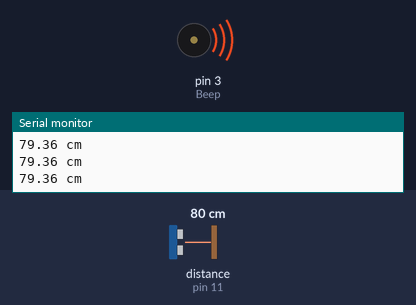
Bench run of a sketch on a simulated Arduino Pro Mini, built with avr-gcc and run on an emulated ATmega328P. On the bench: buzzer (waves = sounding), the last lines printed to the serial monitor. Wiring (inferred from the names in the program): ultrasonic range finder: trigger pin 10; echo pin 11. The inputs (shaded band) are chosen by the test bench; at power-on: distance to the obstacle (sensor on pin 11) 80 cm. The echo pulse lasts 58.3 µs per cm.

Above: at 1.2 s.
1.3 s: distance to the obstacle (sensor on pin 11) set to 199 cm
4.3 s: distance to the obstacle (sensor on pin 11) set to 206 cm
At 4.7 s:
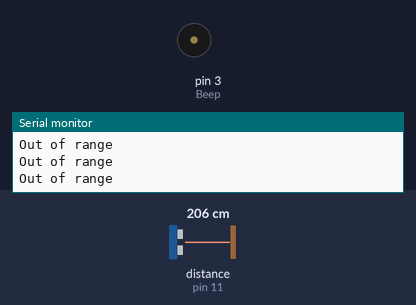
6.4 s: distance to the obstacle (sensor on pin 11) set to 18 cm
At 6.95 s:
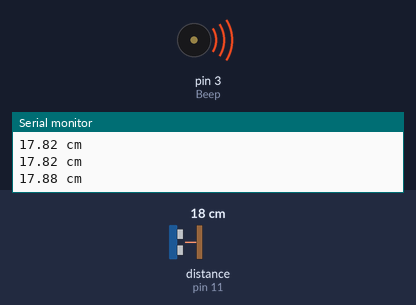
9.4 s: distance to the obstacle (sensor on pin 11) set to 250 cm
At 10.6 s:
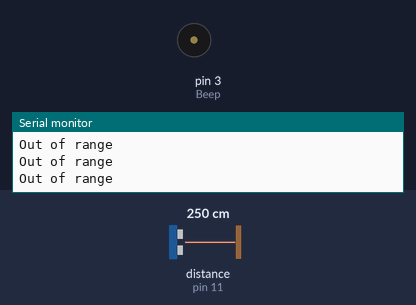
10.9 s: distance to the obstacle (sensor on pin 11) set to 2 cm
At 11.42 s:
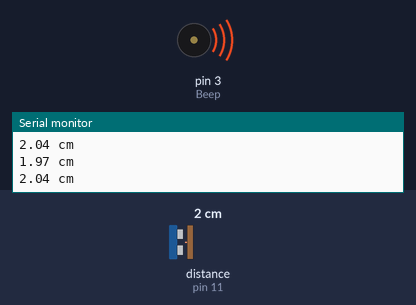
Timing chart, 0 to 13.9 s (numbered marks = the images above; inputs shaded):
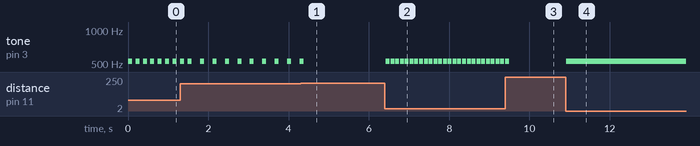

The sketch:

5down32.ino
```cpp
/*
Single Supply Logic Level Converter Hookup Guide

This project will beep continuosly with a frequency proportional
to distance. As objects get closer, the beep gets faster.

Hardware:
 HC-SR04 Ultrasonic Sensor
 Arduino Pro Mini 3.3V/8MHz
 SparkFun Single Supply Logic Level Converter
 Piezo Buzzer

*/


#define TRIG_PIN 10
#define ECHO_PIN 11
#define Beep 3

void setup() {
  Serial.begin (9600);
  pinMode(TRIG_PIN, OUTPUT);
  digitalWrite(TRIG_PIN, LOW);
  pinMode(Beep, OUTPUT);
}

void loop() {
  unsigned long t1;
  unsigned long t2;
  unsigned long pulse_width;
  float cm1;


  // Hold the trigger pin high for at least 10 us
  digitalWrite(TRIG_PIN, HIGH);
  delayMicroseconds(10);
  digitalWrite(TRIG_PIN, LOW);

  // Wait for pulse on echo pin
  while (digitalRead(ECHO_PIN) == 0 );

  // Measure how long the echo pin was held high (pulse width)
  // Note: the micros() counter will overflow after ~70 min
  t1 = micros();
  while (digitalRead(ECHO_PIN) == 1);
  t2 = micros();
  pulse_width = t2 - t1;

  // Calculate distance in centimeters.
  cm1 = pulse_width*0.034/2;
  if (cm1 >= 200 || cm1 <= 0){
    Serial.println("Out of range");
  }
  else {
    Serial.print(cm1);
    Serial.println(" cm");

    tone(Beep,528);
    delay(100);
    noTone(Beep);
    delay(cm1);


  }
}
```

Measured:
- the behaviour switches between 201 and 202 cm on distance to the obstacle (sensor on pin 11) (found by bisection; images 0 and 1)
- after the input at 4.3 s, tone on pin 3 (Beep): goes on until 4.4 s, then stays silent
- after the input at 6.4 s, tone on pin 3 (Beep): alternates 528 Hz for 0.10 s and silent for 0.02 s, starting at once
- after the input at 9.4 s, tone on pin 3 (Beep): goes on until 9.5 s, then stays silent
- after the input at 10.9 s, tone on pin 3 (Beep): silent → 528 Hz at once
- by itself, tone on pin 3 (Beep): repeats every 0.31 s: 528 Hz 0.10 s, silent 0.21 s
